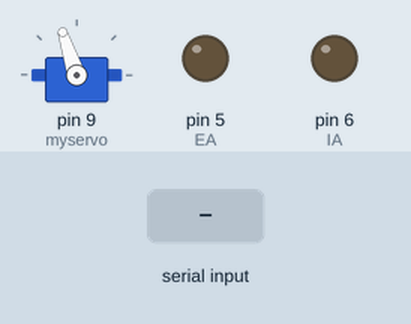
Recording of a sketch running on a simulated Arduino Uno, built with avr-gcc and run on an emulated ATmega328P. On the bench: servo, output pins drawn as LEDs (lit = HIGH). The inputs (shaded band) are chosen by the test bench. What the sketch prints to the serial monitor is not drawn.

Above: at 1.2 s.
1.3 s: "w" received over the second serial link
At 2.0 s:
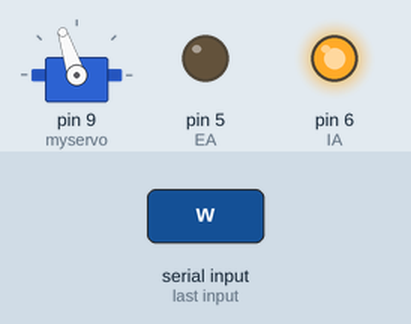
2.8 s: "s" received over the second serial link
At 3.1 s:
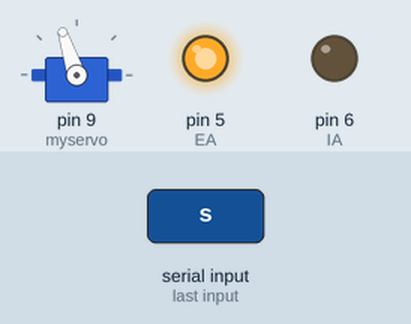
4.3 s: "a" received over the second serial link
At 5.4 s:
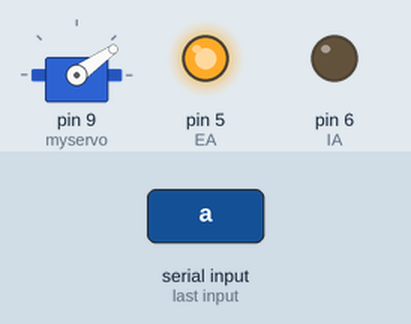
5.8 s: "d" received over the second serial link
At 6.6 s:
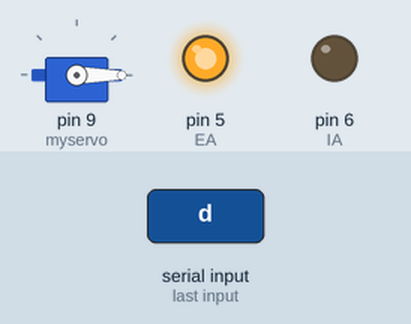
7.3 s: "x" received over the second serial link
At 7.7 s:
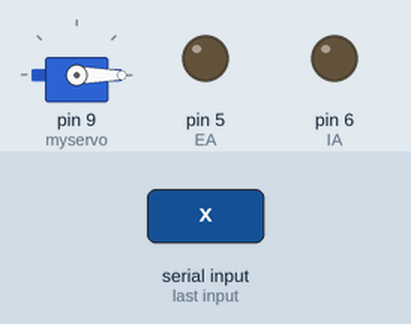
8.8 s: "w" received over the second serial link
At 10.1 s:
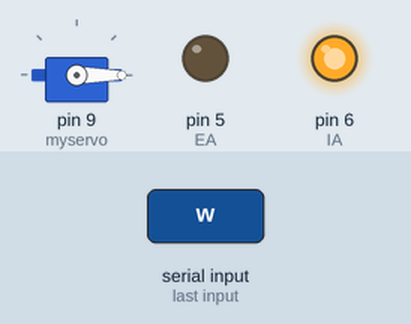
Timing chart, 0 to 11.3 s (numbered marks = the images above; inputs shaded):
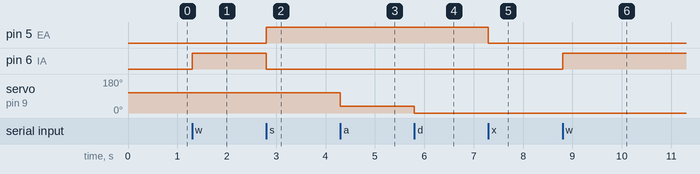

Measured:
- after the input at 1.3 s, pin 6 (IA): LOW → HIGH at once
- after the input at 2.8 s, pin 5 (EA): LOW → HIGH at once; pin 6 (IA): HIGH → LOW at once
- after the input at 4.3 s, servo on pin 9 (myservo): 108° → 35° at once
- after the input at 5.8 s, servo on pin 9 (myservo): 35° → 0° at once
- after the input at 7.3 s, pin 5 (EA): HIGH → LOW at once
- after the input at 8.8 s, pin 6 (IA): LOW → HIGH at once

The sketch:

bluetooth_test.ino
```cpp
#include <Wire.h>
#include <SoftwareSerial.h> // 引用「軟體序列埠」程式庫
#include <Servo.h>
SoftwareSerial BT(10, 11);  // 設定軟體序列埠(接收腳, 傳送腳)
Servo myservo;

char command;      // 接收序列埠值的變數
const byte EA = 5; // 馬達 A 的致能接腳
const byte IA = 6; // 馬達 A 的正反轉接腳
const byte IB = 5;
int dir = 0;

// 設定 PWM 輸出值
int speed = 150;

void stop(){                       // 馬達停止
    analogWrite(EA, 0); // 馬達 A 的 PWM 輸出
}
void forward(){                           // 馬達轉向：前進
    analogWrite(EA, speed); // 馬達 A 的 PWM 輸出
    digitalWrite(IA, HIGH);
    digitalWrite(IB, LOW);

}
void backward(){                           // 馬達轉向：後退
    analogWrite(EA, speed); // 馬達 A 的 PWM 輸出
    digitalWrite(IA, LOW);
    digitalWrite(IB, HIGH);
}
void turnLeft(){
    switch (dir){
        case 1:
            break;
        default:
            myservo.write(35);
            dir = 1;
    }
}
void turnRight(){
    switch (dir){
        case -1:
            break;
        default:
            myservo.write(-35);
            dir = -1;
    }
}
void turnForward(){
    switch (dir){
        case 0:
            break;
        default:
            myservo.write(108);
            dir = 0;
    }
}

void setup(){
    BT.begin(9600); // 啟動軟體序列埠
        Serial.begin(38400); // 「序列埠監控視窗」的資料 需要以38400輸出
        Serial.println("BT is ready!");
        myservo.attach(9);
        myservo.write(108);
        pinMode(IA, OUTPUT); // 馬達 A 的致能腳位
        pinMode(IB, OUTPUT); // 馬達 B 的致能腳位
        stop();              // 先停止馬達
}

void loop(){
//    Serial.print("test");
//    Serial.println(BT.available());
    if (BT.available()){
        command = BT.read();
        Serial.print(command);
        switch (command){
        case 'w': // 接收到 'w'，前進
            forward();
            break;
        case 's': // 接收到 's'，後退
            backward();
            break;
        case 'a': // 接收到 'a'，左轉
            turnLeft();
            break;
        case 'd': // 接收到 'd'，右轉
            turnRight();
            break;
        case 'x': // 接收到 'x'，停止馬達
            stop();
            break;
        case 'k':
            turnForward();
            break;
        case 'p':
            speed = 255;
            break;
        case 'q': // 接收到 'x'，停止馬達
            speed = 150;
            break;
        }
    }
}
```
